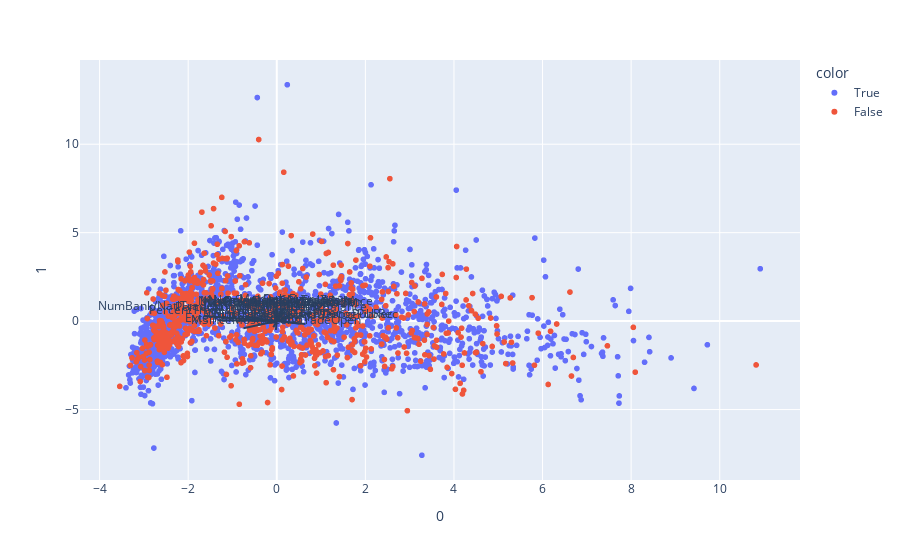

Write notebook code for a chart like this one.
### Code cell
pca = PCA(n_components=2)
components = pca.fit_transform(X_test)

loadings = pca.components_.T * np.sqrt(pca.explained_variance_)

fig = px.scatter(components, x=0, y=1, color=labelled_correctly)

for i, dim in enumerate(X.columns.tolist()):
    fig.add_shape(
        type='line',
        x0=0, y0=0,
        x1=loadings[i, 0],
        y1=loadings[i, 1]
    )
    fig.add_annotation(
        x=loadings[i, 0],
        y=loadings[i, 1],
        ax=0, ay=0,
        xanchor="center",
        yanchor="bottom",
        text=dim,
    )
fig.show()

### Figure 1 — Plotly figure (JSON) as saved in the notebook; plotly's stock layout.template omitted (floating-point values rounded to 4 significant figures; data arrays with more than 128 entries replaced by an {"elided": "..."} marker saying what was removed)
{"data": [{"hovertemplate": "color=True<br>0=%{x}<br>1=%{y}<extra></extra>", "legendgroup": "True", "marker": {"color": "#636efa", "symbol": "circle"}, "mode": "markers", "name": "True", "showlegend": true, "type": "scattergl", "x": {"elided": "1758 float values"}, "xaxis": "x", "y": {"elided": "1758 float values"}, "yaxis": "y"}, {"hovertemplate": "color=False<br>0=%{x}<br>1=%{y}<extra></extra>", "legendgroup": "False", "marker": {"color": "#EF553B", "symbol": "circle"}, "mode": "markers", "name": "False", "showlegend": true, "type": "scattergl", "x": {"elided": "710 float values"}, "xaxis": "x", "y": {"elided": "710 float values"}, "yaxis": "y"}], "layout": {"annotations": [{"ax": 0, "ay": 0, "text": "ExternalRiskEstimate", "x": -0.7524, "xanchor": "center", "y": -0.4036, "yanchor": "bottom"}, {"ax": 0, "ay": 0, "text": "MSinceOldestTradeOpen", "x": -0.08763, "xanchor": "center", "y": -0.104, "yanchor": "bottom"}, {"ax": 0, "ay": 0, "text": "MSinceMostRecentTradeOpen", "x": -0.02051, "xanchor": "center", "y": -0.5017, "yanchor": "bottom"}, {"ax": 0, "ay": 0, "text": "AverageMInFile", "x": -0.07744, "xanchor": "center", "y": -0.3489, "yanchor": "bottom"}, {"ax": 0, "ay": 0, "text": "NumSatisfactoryTrades", "x": -0.06675, "xanchor": "center", "y": 0.6062, "yanchor": "bottom"}, {"ax": 0, "ay": 0, "text": "NumTrades60Ever/DerogPubRec", "x": 0.6476, "xanchor": "center", "y": -0.1596, "yanchor": "bottom"}, {"ax": 0, "ay": 0, "text": "NumTrades90Ever/DerogPubRec", "x": 0.539, "xanchor": "center", "y": -0.148, "yanchor": "bottom"}, {"ax": 0, "ay": 0, "text": "PercentTradesNeverDelq", "x": -0.7036, "xanchor": "center", "y": 0.2468, "yanchor": "bottom"}, {"ax": 0, "ay": 0, "text": "MaxDelq/PublicRecLast12M", "x": 0.009982, "xanchor": "center", "y": 0.5817, "yanchor": "bottom"}, {"ax": 0, "ay": 0, "text": "MaxDelqEver", "x": -0.004864, "xanchor": "center", "y": 0.6619, "yanchor": "bottom"}, {"ax": 0, "ay": 0, "text": "NumTotalTrades", "x": 0.1902, "xanchor": "center", "y": 0.02741, "yanchor": "bottom"}, {"ax": 0, "ay": 0, "text": "NumTradesOpeninLast12M", "x": 0.09319, "xanchor": "center", "y": 0.4859, "yanchor": "bottom"}, {"ax": 0, "ay": 0, "text": "PercentInstallTrades", "x": 0.09075, "xanchor": "center", "y": 0.4902, "yanchor": "bottom"}, {"ax": 0, "ay": 0, "text": "NumInqLast6M", "x": 0.333, "xanchor": "center", "y": 0.4026, "yanchor": "bottom"}, {"ax": 0, "ay": 0, "text": "NumInqLast6Mexcl7days", "x": 0.1362, "xanchor": "center", "y": 0.6273, "yanchor": "bottom"}, {"ax": 0, "ay": 0, "text": "NetFractionRevolvingBurden", "x": 0.1185, "xanchor": "center", "y": 0.5031, "yanchor": "bottom"}, {"ax": 0, "ay": 0, "text": "NumRevolvingTradesWBalance", "x": 0.1863, "xanchor": "center", "y": 0.5651, "yanchor": "bottom"}, {"ax": 0, "ay": 0, "text": "NumInstallTradesWBalance", "x": 0.2946, "xanchor": "center", "y": 0.2153, "yanchor": "bottom"}, {"ax": 0, "ay": 0, "text": "NumBank/NatlTradesWHighUtilization", "x": -1.63, "xanchor": "center", "y": 0.2673, "yanchor": "bottom"}, {"ax": 0, "ay": 0, "text": "PercentTradesWBalance", "x": -1.328, "xanchor": "center", "y": 0.04695, "yanchor": "bottom"}], "legend": {"title": {"text": "color"}, "tracegroupgap": 0}, "margin": {"t": 60}, "shapes": [{"type": "line", "x0": 0, "x1": -0.7524, "y0": 0, "y1": -0.4036}, {"type": "line", "x0": 0, "x1": -0.08763, "y0": 0, "y1": -0.104}, {"type": "line", "x0": 0, "x1": -0.02051, "y0": 0, "y1": -0.5017}, {"type": "line", "x0": 0, "x1": -0.07744, "y0": 0, "y1": -0.3489}, {"type": "line", "x0": 0, "x1": -0.06675, "y0": 0, "y1": 0.6062}, {"type": "line", "x0": 0, "x1": 0.6476, "y0": 0, "y1": -0.1596}, {"type": "line", "x0": 0, "x1": 0.539, "y0": 0, "y1": -0.148}, {"type": "line", "x0": 0, "x1": -0.7036, "y0": 0, "y1": 0.2468}, {"type": "line", "x0": 0, "x1": 0.009982, "y0": 0, "y1": 0.5817}, {"type": "line", "x0": 0, "x1": -0.004864, "y0": 0, "y1": 0.6619}, {"type": "line", "x0": 0, "x1": 0.1902, "y0": 0, "y1": 0.02741}, {"type": "line", "x0": 0, "x1": 0.09319, "y0": 0, "y1": 0.4859}, {"type": "line", "x0": 0, "x1": 0.09075, "y0": 0, "y1": 0.4902}, {"type": "line", "x0": 0, "x1": 0.333, "y0": 0, "y1": 0.4026}, {"type": "line", "x0": 0, "x1": 0.1362, "y0": 0, "y1": 0.6273}, {"type": "line", "x0": 0, "x1": 0.1185, "y0": 0, "y1": 0.5031}, {"type": "line", "x0": 0, "x1": 0.1863, "y0": 0, "y1": 0.5651}, {"type": "line", "x0": 0, "x1": 0.2946, "y0": 0, "y1": 0.2153}, {"type": "line", "x0": 0, "x1": -1.63, "y0": 0, "y1": 0.2673}, {"type": "line", "x0": 0, "x1": -1.328, "y0": 0, "y1": 0.04695}], "xaxis": {"anchor": "y", "domain": [0, 1], "title": {"text": "0"}}, "yaxis": {"anchor": "x", "domain": [0, 1], "title": {"text": "1"}}}}
